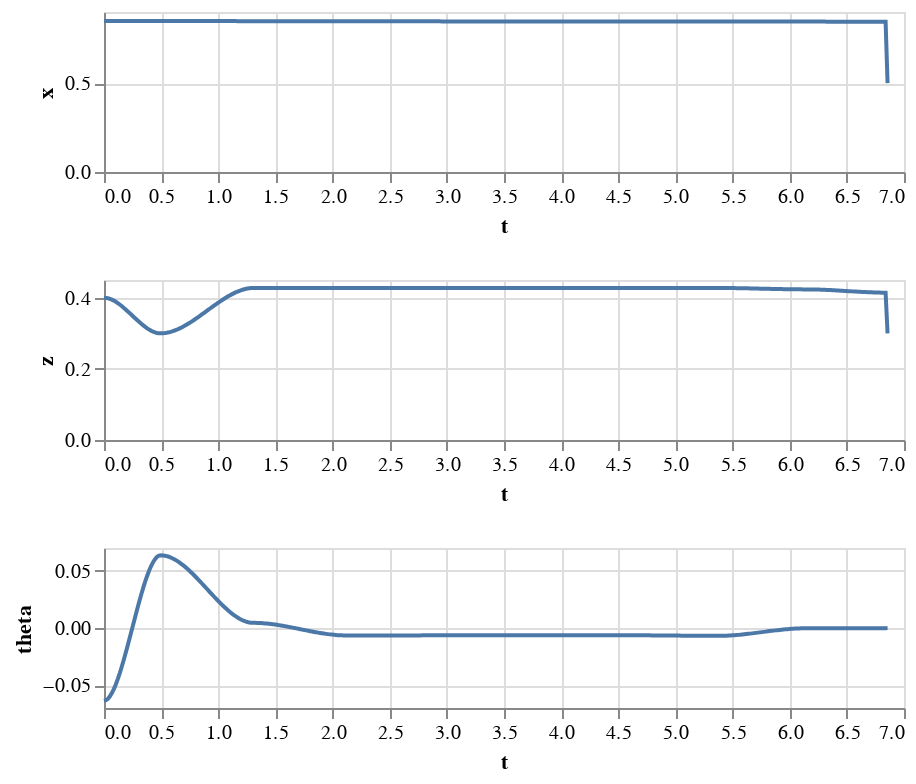

The code cell stored with this chart in its notebook:
### Code cell
data = dataframe(poly, np.linspace(poly.start_time(), poly.end_time(),N*40), ['x','z','theta'])


#Create a pose list
x_pos = np.column_stack((data['x'],np.zeros(np.array(data['x']).shape),data['z']))


rotations = [ RotationMatrix.MakeYRotation(theta) for theta in data['theta']]

transforms = [RigidTransform(rotation,xp) for xp,rotation in zip(x_pos, rotations)]

transforms = transforms[0:-2]
#print(transforms)
val = 0
for t in transforms:
  val = val+1
  AddMeshcatTriad(meshcat,"test/" + str(val),length = .15,radius = .006,X_PT=t)
alt.vconcat(
  alt.Chart(data).mark_line().encode(x='t', y='x').properties(height=80),
  alt.Chart(data).mark_line().encode(x='t', y='z').properties(height=80),
  alt.Chart(data).mark_line().encode(x='t', y='theta').properties(height=80)
)

### Figure 1 — Vega-Lite specification as saved in the notebook (floating-point values rounded to 4 significant figures; data arrays with more than 128 entries replaced by an {"elided": "..."} marker saying what was removed)
{"config": {"view": {"continuousWidth": 400, "continuousHeight": 300}}, "vconcat": [{"mark": "line", "encoding": {"x": {"type": "quantitative", "field": "t"}, "y": {"type": "quantitative", "field": "x"}}, "height": 80}, {"mark": "line", "encoding": {"x": {"type": "quantitative", "field": "t"}, "y": {"type": "quantitative", "field": "z"}}, "height": 80}, {"mark": "line", "encoding": {"x": {"type": "quantitative", "field": "t"}, "y": {"type": "quantitative", "field": "theta"}}, "height": 80}], "data": {"name": "data-d61a6c50fe67502db9eaaac628c8dcc3"}, "$schema": "https://vega.github.io/schema/vega-lite/v4.8.1.json", "datasets": {"data-d61a6c50fe67502db9eaaac628c8dcc3": {"elided": "400 records"}}}
